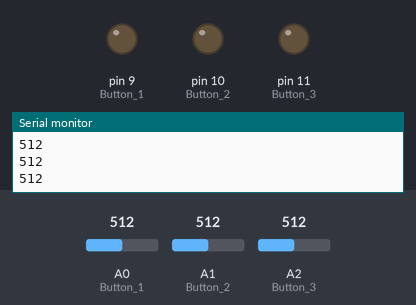
The sketch below on a simulated Arduino Leonardo, built with avr-gcc and run on an emulated ATmega32U4. Shown: output pins drawn as LEDs (lit = HIGH), the last lines printed to the serial monitor. The test bench sets the inputs (shaded band); at power-on: A2 (Button_3) = 512, A0 (Button_1) = 512, A1 (Button_2) = 512. USB keyboard and mouse output is not drawn.

Above: at 1.2 s.
1.3 s: A2 (Button_3) set to 404
2.8 s: A2 (Button_3) set to 383
At 3.6 s:
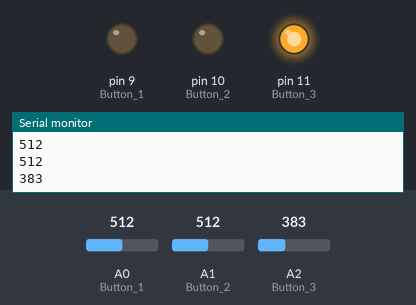
4.3 s: A0 (Button_1) set to 356
5.8 s: A0 (Button_1) set to 333
At 6.8 s:
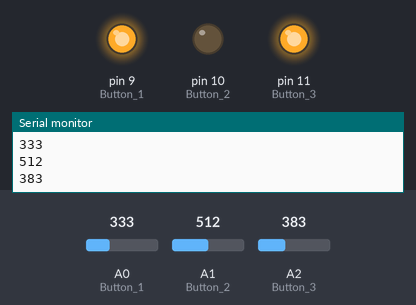
7.3 s: A1 (Button_2) set to 392
8.8 s: A1 (Button_2) set to 364
At 9.3 s:
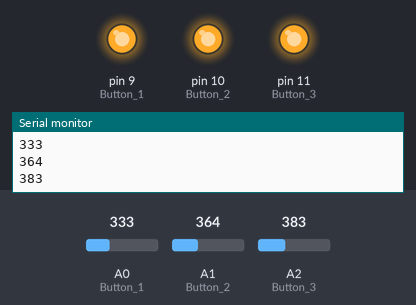
Timing chart, 0 to 11.3 s (numbered marks = the images above; inputs shaded):
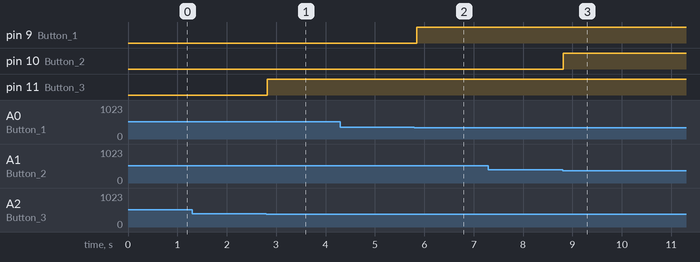

Measured:
- the behaviour switches between 390 and 389 on A2 (Button_3) (found by bisection; images 0 and 1)
- the behaviour switches between 340 and 339 on A0 (Button_1) (found by bisection; images 1 and 2)
- the behaviour switches between 375 and 374 on A1 (Button_2) (found by bisection; images 2 and 3)
- after the input at 2.8 s, pin 11 (Button_3): LOW → HIGH at once
- after the input at 5.8 s, pin 9 (Button_1): LOW → HIGH at once
- after the input at 8.8 s, pin 10 (Button_2): LOW → HIGH at once

The sketch:

test-flex-sensor.ino
```cpp
#include <Joystick.h>

Joystick_ Joystick;

void setup()
{
  Serial.begin(9600);
  pinMode(A2, INPUT); //Button 3, ring finger
  pinMode(11, OUTPUT); //Button 3, ring finger
  pinMode(A1, INPUT);//Button 2, middle finger
  pinMode(10, OUTPUT); //Button 2, middle finger
  pinMode(A0, INPUT);//Button 1, index finger
  pinMode(9, OUTPUT);//Button 1, index finger
  Joystick.begin();
}

void loop()
{
  //INDEX FINGER
  int flex0 = analogRead(A0);
  Serial.println(flex0);
  if(flex0 < 340) {
    Joystick.setButton(0, true);
    digitalWrite(9, HIGH);
  } else if (flex0 > 410) {
    Joystick.setButton(0, false);
    digitalWrite(9, LOW);
  }//760, 625
  //flex0 < 350
  //flex0 > 450
  // aiden: 330, 430


//MIDDLE FINGER
  int flex1 = analogRead(A1);
  Serial.println(flex1);
  if(flex1 < 375) {
    Joystick.setButton(1, true);
    digitalWrite(10, HIGH);
  } else if (flex1 > 410) {
    Joystick.setButton(1, false);
    digitalWrite(10, LOW);
   }//690, 800
   //aiden: 360, 450


   //RING FINGER
  int flex2= analogRead(A2);
  Serial.println(flex2);
  if(flex2 < 390) {
    Joystick.setButton(2, true);
    digitalWrite(11, HIGH);
  } else if (flex2 > 420){
    Joystick.setButton(2, false);
    digitalWrite(11, LOW);
  }//700, 800
  //aiden: 370, 440
  delay(50);
}
```
